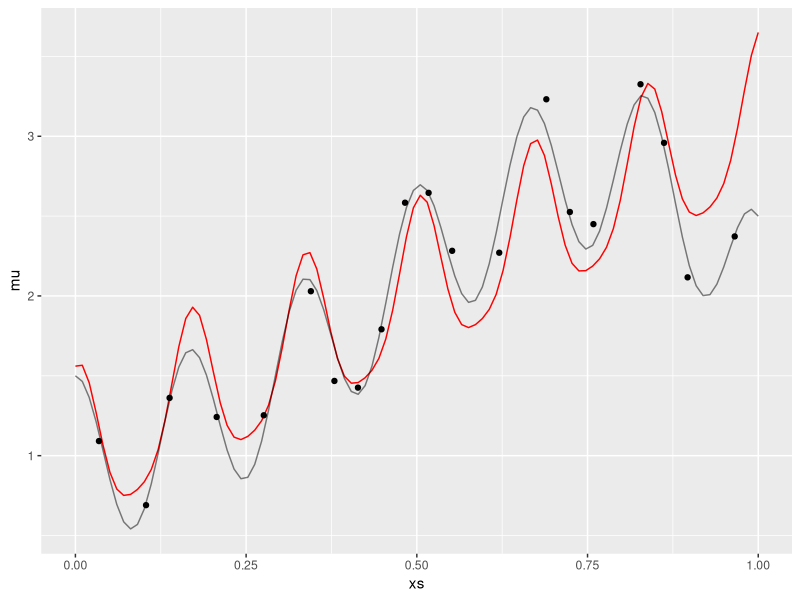
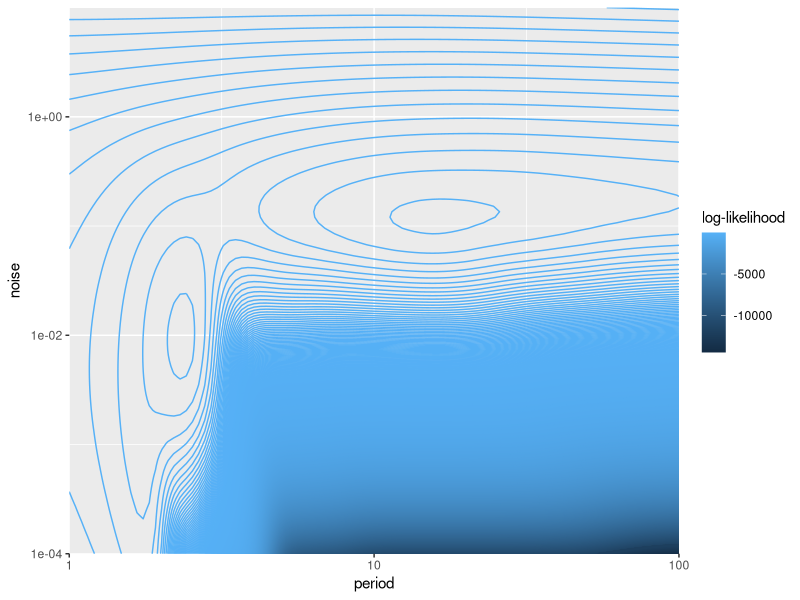
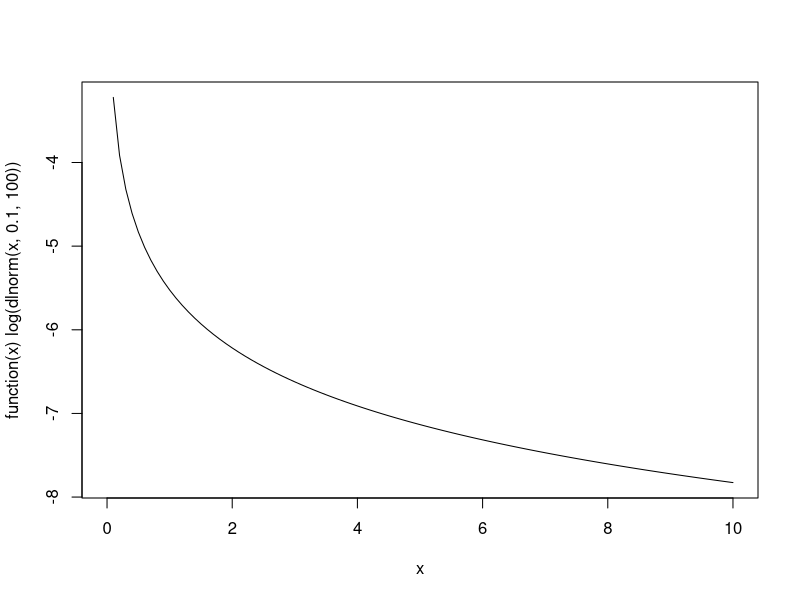
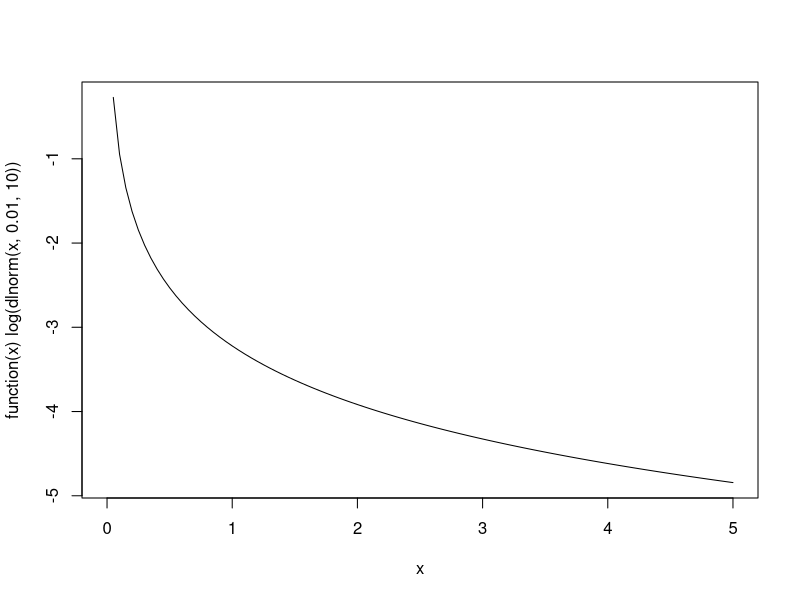
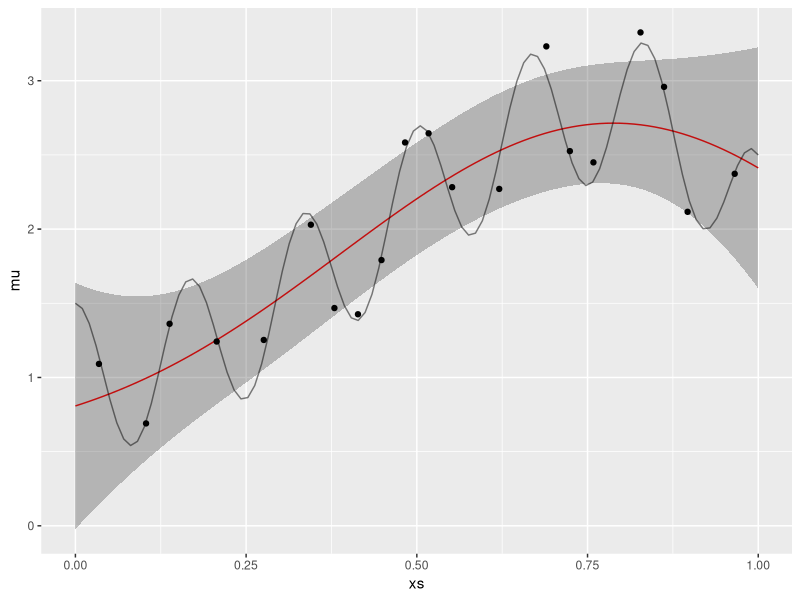
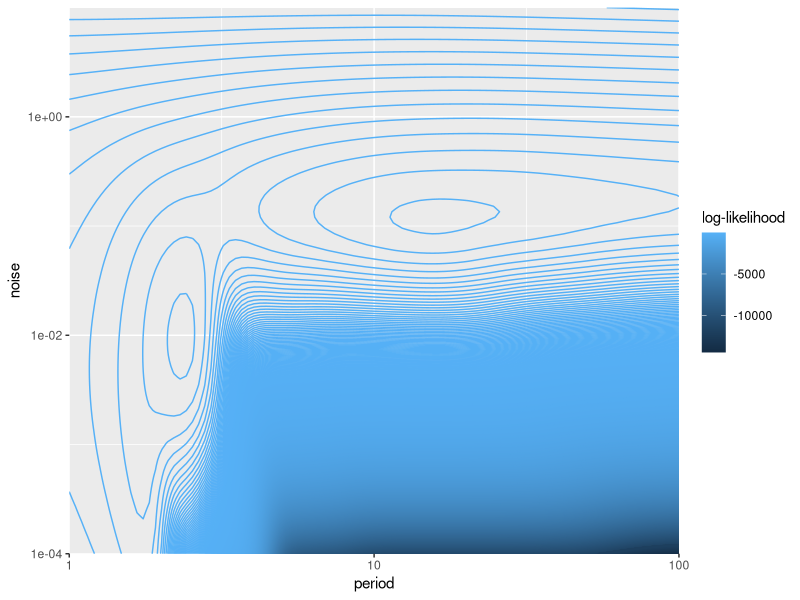
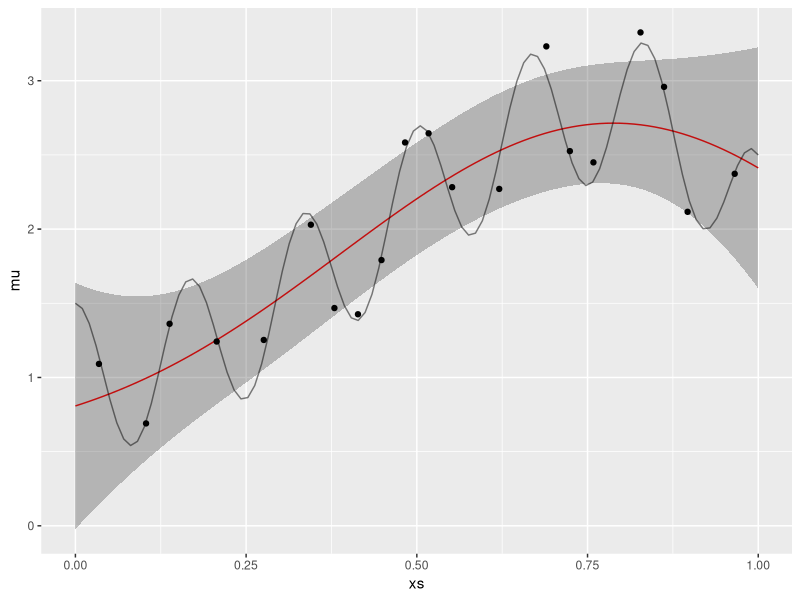

These figures' R source, in order:
library(ggplot2)
library(dplyr)


g <- function(x)
  -sin(6 * pi * x)^2 + 6 * x^2 - 5 * x^4 + 3 / 2

periodic_kernel <- function(x, x_, v, p, l) {
  dists <- outer(x, x_, `-`)
  s <- sin(pi * dists / p) / l
  v * exp(-2 * s^2)
}

linear_kernel <- function(x, x_, a, b)
  b + a * outer(x, x_)


l <- 30
n <- 20
xs <- (0:(l-1)) / (l-1)
ys <- g(xs) + rnorm(l, 0, sqrt(0.01))

train_indices <- sample(l, n, replace = FALSE)
train_mask <- (1:l) %in% train_indices

xs_train <- xs[train_mask]
ys_train <- ys[train_mask]

xs_test <- xs[!train_mask]
ys_test <- ys[!train_mask]


log_likelihood <- function(x, y, kernel, noise) {
  n <- length(y)
  
  -(t(y) %*% solve(noise * diag(n) + kernel(x, x)) %*% y + prod(unlist(determinant(noise * diag(n) + kernel(x, x), logarithm = TRUE))) + n * log(2 * pi)) / 2
}

# posterior predictive
pp <- function(x_test, x, y, kernel, noise) {
  n <- length(y)
  mu <- t(kernel(x, x_test)) %*% solve(kernel(x, x) + noise * diag(n)) %*% y
  Sigma <- kernel(x_test, x_test) - t(kernel(x, x_test)) %*% solve(kernel(x, x) + noise * diag(n)) %*% kernel(x, x_test)
  
  list(mu, Sigma)
}

xs <- seq(0, 1, length.out = 100)
mu_sigma <- pp(
  xs,
  xs_train,
  ys_train,
  \(x, x_) linear_kernel(x, x_, 2.45, 0.58) + periodic_kernel(x, x_, 4, 0.167, 5),
  0.01
)

mu <- mu_sigma[[1]]
sigma <- mu_sigma[[2]]
ggplot() +
  geom_line(aes(x = xs, y = mu), colour = 'red') +
  geom_line(aes(x = xs, y = g(xs)), alpha = 0.5) +
  geom_point(aes(x = xs_train, y = ys_train))

grid <- expand.grid(
  period = 10^seq(0, 2, length.out = 100),
  noise = 10^seq(-4, 1, length.out = 100)
)

lls <- grid |>
  rowwise() |>
  mutate(
    ll = ({
      # kernel <- \(x, x_) linear_kernel(x, x_, 2.45, 0.58) + periodic_kernel(x, x_, 4, period, 1)
      # kernel <- \(x, x_) periodic_kernel(x, x_, 2.729, period, 0.326)
      kernel <- \(x, x_) periodic_kernel(x, x_, 5, period, 0.2) + linear_kernel(x, x_, 1.3, 0.5)
      # kernel <- \(x, x_) periodic_kernel(x, x_, 2.37, period, 0.2) + linear_kernel(x, x_, 3, 3)
      # kernel <- \(x, x_) periodic_kernel(x, x_, 6.5855, period, 4.1787) + linear_kernel(x, x_, -0.3467, 0.5012)
      # log_likelihood(xs_train, ys_train, kernel, noise)[1, 1] + log(dlnorm(period, 0.1, 100)) + log(dlnorm(noise, 0.01, 100))
      # log_likelihood(xs_train, ys_train, kernel, noise)[1, 1] + log(dlnorm(period, 0.1, 100)) + log(dlnorm(noise, -3.8, 0.5)) #only samples small noise hill
      log_likelihood(xs_train, ys_train, kernel, noise)[1, 1] + log(dlnorm(period, 0.1, 100)) + log(dlnorm(noise, -3.0, 1.5))
    })
  )

lls |> ggplot() +
  aes(x = period, y = noise, z = ll, colour = after_stat(level)) +
  coord_cartesian(expand = FALSE) +
  geom_contour(bins = 5000, show.legend = TRUE) +
  scale_x_log10() +
  scale_y_log10() +
  labs(colour='log-likelihood')

ggsave("contour_with_prior.png", width = 20, height = 8, units = "cm", dpi = 600)

# MAP estimate (according to grid search)
map_estimate <- lls[which.max(lls$ll), ]

# plot prior
plot(\(x) log(dlnorm(x, 0.1, 100)), 0, 10)
plot(\(x) log(dlnorm(x, 0.01, 10)), 0, 5)

# plot posterior predictive
xs <- seq(0, 1, length.out = 100)
mu_sigma <- pp(
  xs,
  xs_train,
  ys_train,
  # \(x, x_) periodic_kernel(x, x_, 2.729, 16.3, 0.326),
  # \(x, x_) periodic_kernel(x, x_, 2.729, 1.38, 0.326) + linear_kernel(x, x_, 1.3, 2),
  \(x, x_) periodic_kernel(x, x_, 5, map_estimate$period, 0.2), #+ linear_kernel(x, x_, 1.3, 0.5),
  # \(x, x_) periodic_kernel(x, x_, 6.5855, 1.5399, 4.1787) + linear_kernel(x, x_, -0.3467, 0.5012),
  sqrt(map_estimate$noise)
  # sqrt(0.142)
)

mu <- mu_sigma[[1]]
sigma <- mu_sigma[[2]]
ggplot() +
  geom_line(aes(x = xs, y = mu), colour = 'red') +
  geom_ribbon(aes(x = xs, ymin = mu - 1.96 * sqrt(diag(sigma)), ymax = mu + 1.96 * sqrt(diag(sigma))), alpha = 0.3) +
  geom_line(aes(x = xs, y = g(xs)), alpha = 0.5) +
  geom_point(aes(x = xs_train, y = ys_train))

ggsave('prediction_with_prior.png', width = 20, height = 8, units = "cm", dpi = 600)

mu_sigma <- pp(
  xs_test,
  xs_train,
  ys_train,
  # \(x, x_) periodic_kernel(x, x_, 2.729, 16.3, 0.326),
  # \(x, x_) periodic_kernel(x, x_, 2.729, 1.38, 0.326) + linear_kernel(x, x_, 1.3, 2),
  \(x, x_) periodic_kernel(x, x_, 5, map_estimate$period, 0.2), #+ linear_kernel(x, x_, 1.3, 0.5),
  # \(x, x_) periodic_kernel(x, x_, 6.5855, 1.5399, 4.1787) + linear_kernel(x, x_, -0.3467, 0.5012),
  sqrt(map_estimate$noise)
  # sqrt(0.142)
)

mu <- mu_sigma[[1]]
sigma <- mu_sigma[[2]]

dnorm(ys_test, mu, sqrt(diag(sigma))) |> log() |> sum()
